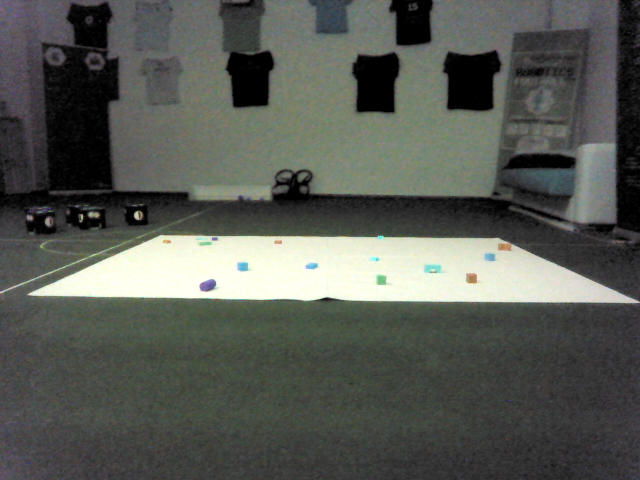
#> input picture image.png, 640 x 480 px
$ python hsv.py
#> lines starting #> are read from the running program, lines starting #| are printed output that depends on the picture; after the words box and inside, x2 and y2 are one past the last pixel; in counts of white or black regions, pixels touching at a corner belong together
import cv2
import numpy as np


cap = cv2.imread("image.png")
#> cap is the input picture: shape (480, 640, 3); mean B, G, R 84.4, 90.8, 87.7

def nothing(x):
    pass
# Creating a window for later use
cv2.namedWindow('result')

# Starting with 100's to prevent error while masking
h,s,v = 100,100,100

# Creating track bar
cv2.createTrackbar('h', 'result',0,179,nothing)
#> slider 'h' is set to 59
cv2.createTrackbar('s', 'result',0,255,nothing)
#> slider 's' is set to 85
cv2.createTrackbar('v', 'result',0,255,nothing)
#> slider 'v' is set to 85

while(1):

    frame = cv2.imread("image.png")

    #converting to HSV
    hsv = cv2.cvtColor(frame,cv2.COLOR_BGR2HSV)
#> hsv: shape (480, 640, 3); mean H, S, V 53.2, 22.6, 92.1

    # get info from track bar and appy to result
    h = cv2.getTrackbarPos('h','result')
    s = cv2.getTrackbarPos('s','result')
    v = cv2.getTrackbarPos('v','result')

    # Normal masking algorithm
    lower_blue = np.array([h,s,v])
    upper_blue = np.array([180,255,255])

    mask = cv2.inRange(hsv,lower_blue, upper_blue)
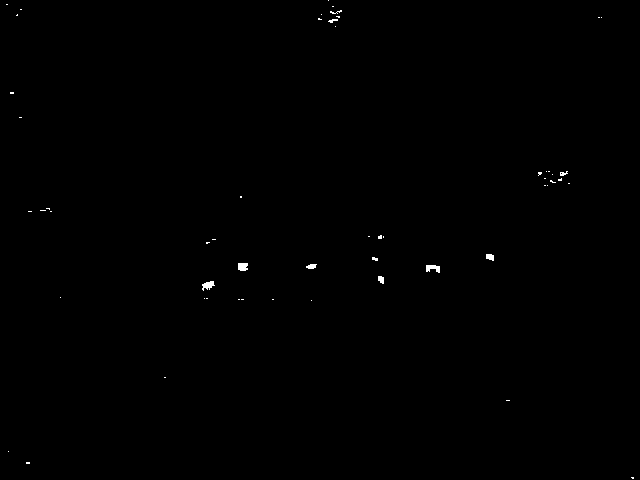
#> mask: shape (480, 640); 0.19% white; 55 white regions (46 under 20 px), largest, box (x1, y1, x2, y2) and area: (426, 265, 440, 273) 77, (202, 281, 215, 291) 75, (238, 263, 248, 271) 73

    result = cv2.bitwise_and(frame,frame,mask = mask)

    cv2.imshow('result',result)

    k = cv2.waitKey(5) & 0xFF
#> (key Esc is pressed here)
    if k == 27:
        break

#> (the run stopped early here; a loop or call above may not have finished)
